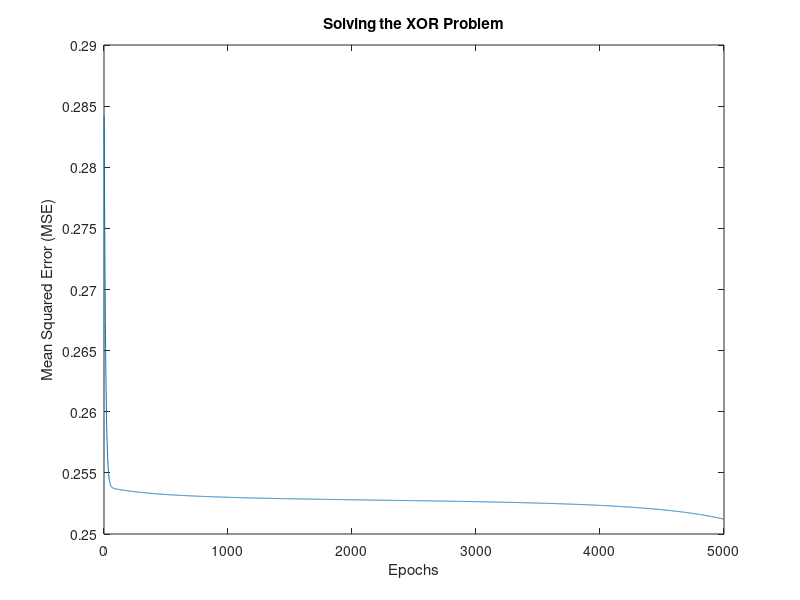

Write the MATLAB code that produced this figure.
clear

tic;

epochs = 0;

mse = 10000000;

lrate = .1;

in =[0 0; 1 0; 0 1; 1 1];

t = [0;1;1;0];

w1 = rand(2,2)*2-1;

w2 = rand(2,1)*2-1;

bias1 = rand(1,2)*2-1;

bias2 = rand*2-1;

mom1 = zeros(2,2);

mom2 = zeros(2,1);

mom_h = zeros(1,2);

mom_o = 0;

final = [];

while mse > .01 % && epochs < 5000
    
   epochs = epochs + 1;
   
   if epochs > 5000
       break
       
   end
     
   
   for n = 1:4
       
       i = in(n,:);
       
       tar = t(n);
       
       hid = i*w1+bias1; 
       hid = 1./(1+exp(-hid));  %hid = i*w1+bias1; logistifying
       
       out = hid*w2+bias2;
       out = 1./(1+exp(-out));
       
       err = tar - out;
       sqerr(n) = mean(err.^2);
       
       
       delout= err.*(out.*(1-out));
       delhid = hid.*(1-hid).*(delout*w2');
       
       w1ch = (i'*delhid)*lrate;
       w2ch = (hid'*delout)*lrate;
       
       biasch1 = delhid*lrate;
       biasch2 = delout*lrate;
       
       w1 = w1 + w1ch +(0.9*mom1);
       w2 = w2 + w2ch +(0.9*mom2);
   
       
       b1ch = biasch1+(0.9.*mom_h);
       bias1 = bias1+b1ch;
       
       b2ch = biasch2+(0.9.*mom_o);
       bias2 = bias2+b2ch;
       
       mom1 = w1ch; %might want to double check
       mom2 = w2ch;
       
       mombo = b1ch;
       mombh = b2ch;
              
   end 

   mse = mean(sqerr);
   mse;
   
   final(epochs) = mse;
        
end

plot(final)
xlabel('Epochs')
ylabel('Mean Squared Error (MSE)')
title('Solving the XOR Problem')

toc